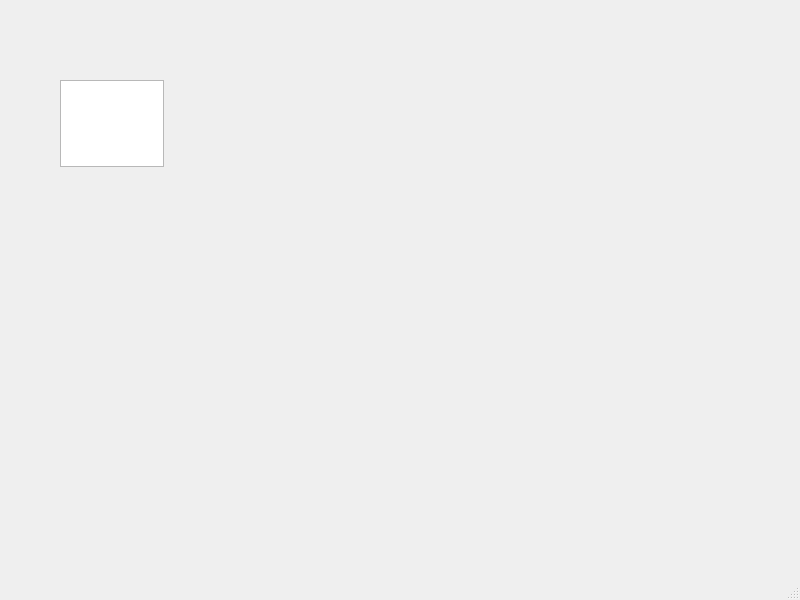
<?xml version="1.0" encoding="UTF-8"?>
<ui version="4.0">
 <class>MainWindow</class>
 <widget class="QMainWindow" name="MainWindow">
  <property name="geometry">
   <rect>
    <x>0</x>
    <y>0</y>
    <width>800</width>
    <height>600</height>
   </rect>
  </property>
  <property name="windowTitle">
   <string>MainWindow</string>
  </property>
  <widget class="QWidget" name="centralwidget">
   <widget class="QTextEdit" name="textEdit">
    <property name="geometry">
     <rect>
      <x>60</x>
      <y>80</y>
      <width>104</width>
      <height>87</height>
     </rect>
    </property>
   </widget>
  </widget>
  <widget class="QMenuBar" name="menubar">
   <property name="geometry">
    <rect>
     <x>0</x>
     <y>0</y>
     <width>800</width>
     <height>26</height>
    </rect>
   </property>
  </widget>
  <widget class="QStatusBar" name="statusbar"/>
 </widget>
 <resources/>
 <connections/>
</ui>
